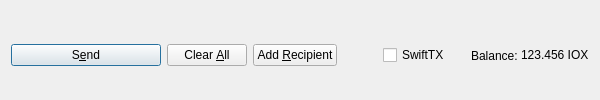
         <widget class="QFrame" name="frame_Send">
          <layout class="QHBoxLayout" name="horizontalLayout">
           <property name="bottomMargin">
            <number>0</number>
           </property>
           <item>
            <widget class="QPushButton" name="sendButton">
             <property name="minimumSize">
              <size>
               <width>150</width>
               <height>0</height>
              </size>
             </property>
             <property name="toolTip">
              <string>Confirm the send action</string>
             </property>
             <property name="text">
              <string>S&amp;end</string>
             </property>
             <property name="icon">
              <iconset resource="../iox.qrc">
               <normaloff>:/icons/send</normaloff>:/icons/send</iconset>
             </property>
             <property name="autoDefault">
              <bool>false</bool>
             </property>
             <property name="default">
              <bool>true</bool>
             </property>
            </widget>
           </item>
           <item>
            <widget class="QPushButton" name="clearButton">
             <property name="sizePolicy">
              <sizepolicy hsizetype="Minimum" vsizetype="Fixed">
               <horstretch>0</horstretch>
               <verstretch>0</verstretch>
              </sizepolicy>
             </property>
             <property name="toolTip">
              <string>Clear all fields of the form.</string>
             </property>
             <property name="text">
              <string>Clear &amp;All</string>
             </property>
             <property name="icon">
              <iconset resource="../iox.qrc">
               <normaloff>:/icons/remove</normaloff>:/icons/remove</iconset>
             </property>
             <property name="autoDefault">
              <bool>false</bool>
             </property>
            </widget>
           </item>
           <item>
            <widget class="QPushButton" name="addButton">
             <property name="toolTip">
              <string>Send to multiple recipients at once</string>
             </property>
             <property name="text">
              <string>Add &amp;Recipient</string>
             </property>
             <property name="icon">
              <iconset resource="../iox.qrc">
               <normaloff>:/icons/add</normaloff>:/icons/add</iconset>
             </property>
             <property name="autoDefault">
              <bool>false</bool>
             </property>
            </widget>
           </item>
           <item>
            <spacer name="horizontalSpacer">
             <property name="orientation">
              <enum>Qt::Horizontal</enum>
             </property>
             <property name="sizeHint" stdset="0">
              <size>
               <width>40</width>
               <height>20</height>
              </size>
             </property>
            </spacer>
           </item>
           <item>
            <layout class="QHBoxLayout" name="horizontalLayout_2">
             <property name="spacing">
              <number>3</number>
             </property>
             <item>
              <widget class="QCheckBox" name="checkSwiftTX">
               <property name="enabled">
                <bool>true</bool>
               </property>
               <property name="minimumSize">
                <size>
                 <width>85</width>
                 <height>0</height>
                </size>
               </property>
               <property name="text">
                <string>SwiftTX</string>
               </property>
              </widget>
             </item>
             <item>
              <widget class="QLabel" name="label">
               <property name="text">
                <string>Balance:</string>
               </property>
              </widget>
             </item>
             <item>
              <widget class="QLabel" name="labelBalance">
               <property name="sizePolicy">
                <sizepolicy hsizetype="Preferred" vsizetype="Fixed">
                 <horstretch>0</horstretch>
                 <verstretch>0</verstretch>
                </sizepolicy>
               </property>
               <property name="cursor">
                <cursorShape>IBeamCursor</cursorShape>
               </property>
               <property name="text">
                <string notr="true">123.456 IOX</string>
               </property>
               <property name="textInteractionFlags">
                <set>Qt::LinksAccessibleByMouse|Qt::TextSelectableByKeyboard|Qt::TextSelectableByMouse</set>
               </property>
              </widget>
             </item>
            </layout>
           </item>
          </layout>
         </widget>
